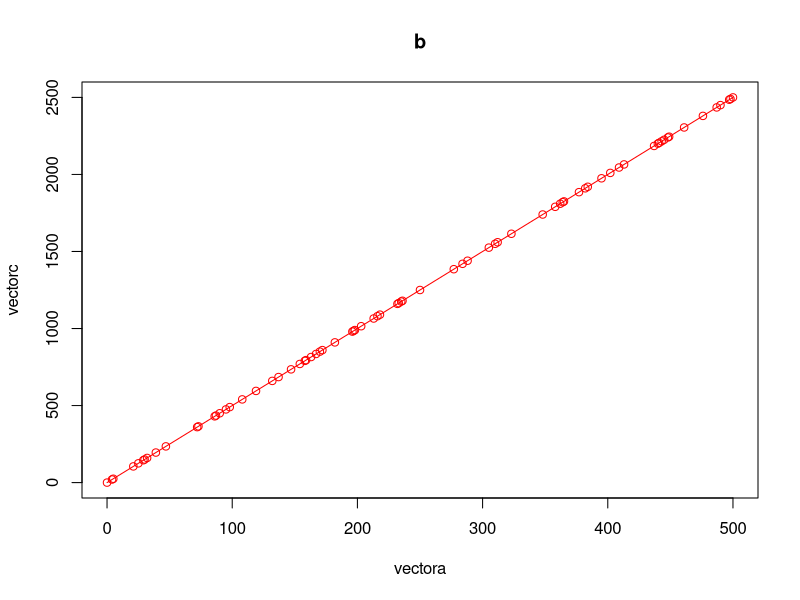

Reproduce this figure in R.
##BeeVeeGee version of Relay 3
##Comments from BeeVeeGee

#Relay 3
#By Carley Hansen created for Hydroinformatics at the U of U

#Create the following vectors and set the values of variables "vectora", "vectorb", and "vectorc" equal to: 
#a) 75 random whole numbers between 0-500
vectora<-sample(0:500,75)

## sample(Beginning of range:end of range,# of random integers desired)
## runif() will gather random sample of decimal- structures: runif(75,0,500)

#b) the first three letters of the alphabet. Hint: use the c() command
vectorb<-c('a','b','c')
## c() stands for combine, it will put in variables under one vector


#c) vector "a" multiplied by 5
vectorc<- vectora*5

## basic algebraic expression

#Find the max, min, and mean of vector "c"
summary(vectorc)

## note: max(vectorc), min(vectorc), mean(vectorc) will find the information individually
## summary will group the information together

#Plot vector "a" versus vector "c", and make the line red with "o" markers

plot(vectora,vectorc,type="o",col="red")
## plot of vectora vs vectorc , type="o" means the data will be plotted with points and lines (a point for each data point and a line connecting the points)

#Label the plot with the title equal to the second element of vectorb
title(main='b')
## simple title set to the string in the quotations
